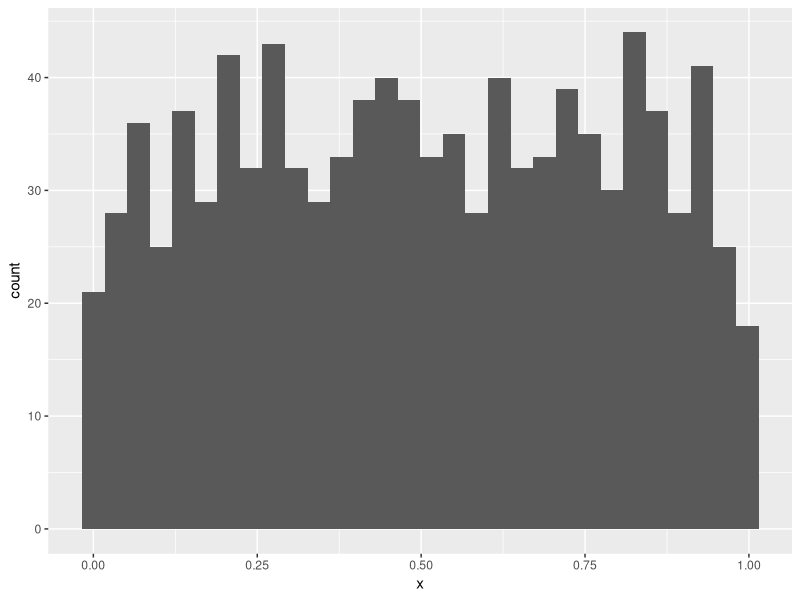
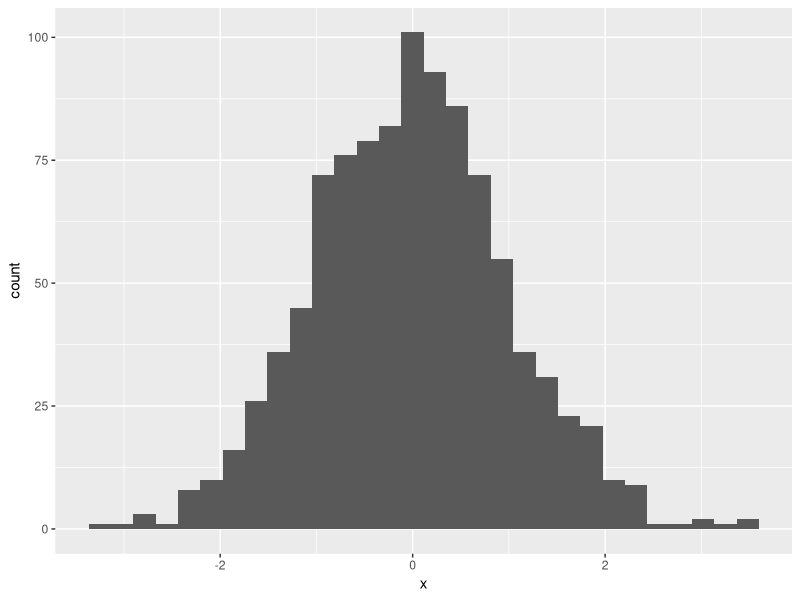
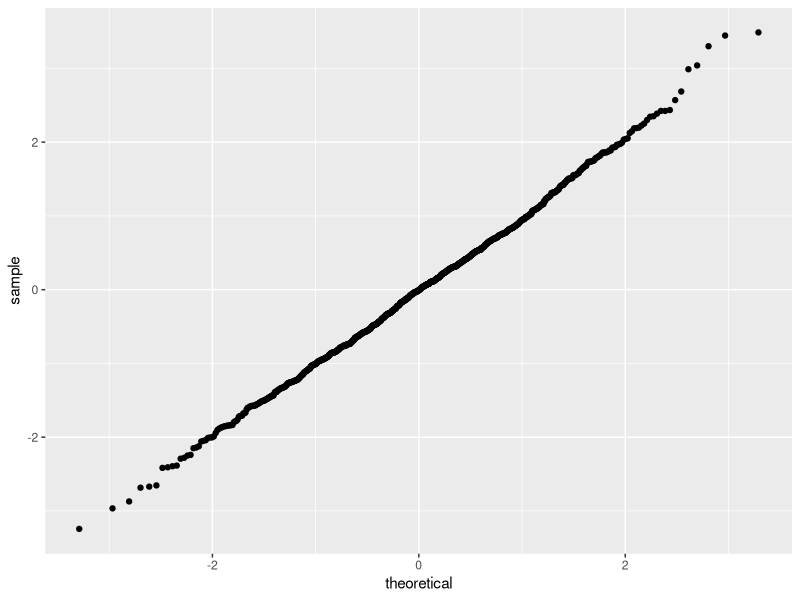
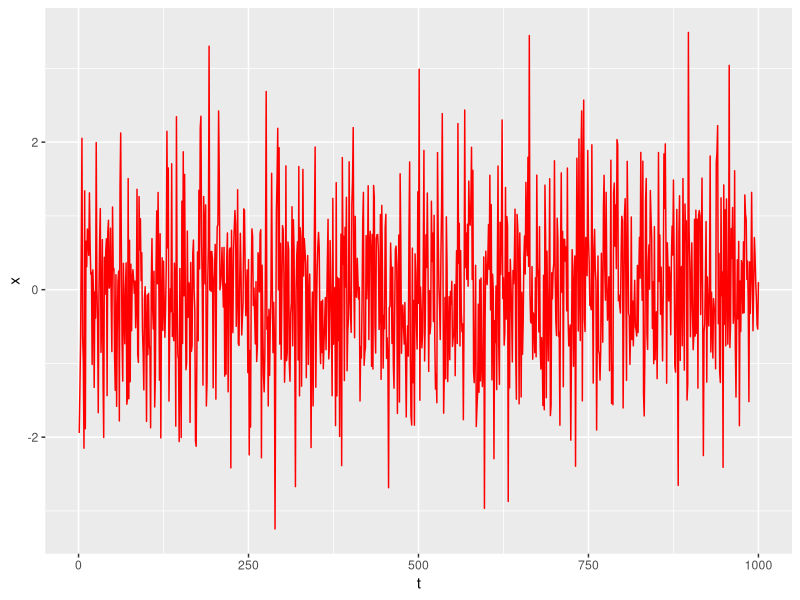
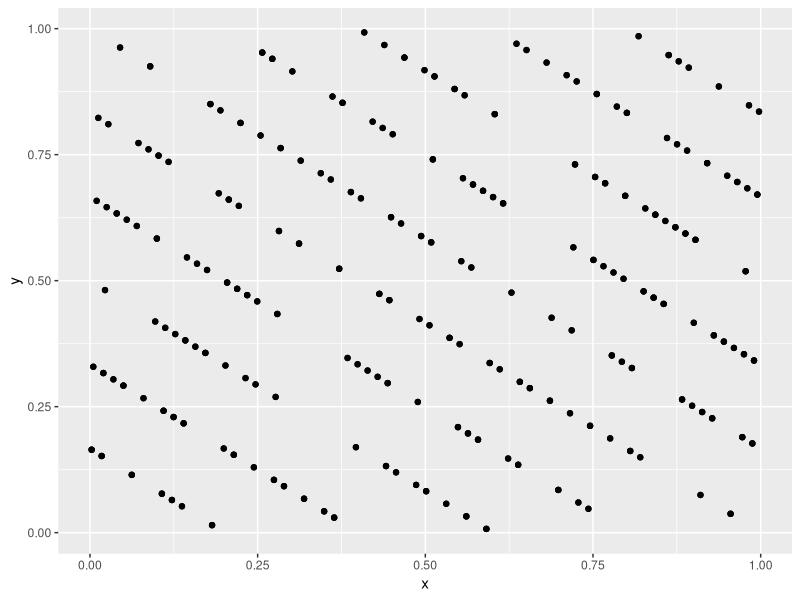

R code for these plots, in order:
## ---- chunk 1
options(crayon.enabled = FALSE) # suppress colorised warnings to be displayed correctly
gc() # garbage collection
rm(list = ls()) # clear variables
## ---- chunk 2
seed <- 42
print((75 * seed) %% (2 ^ 16 + 1))
## ---- chunk 3
runif_zx81 <- function(seed, n, min = 0, max = 1) {
  
  # Set the a and m parameters as specified.
  a <- 75
  m <- 2 ^ 16 + 1
  
  # Add warning messages in case the seed input is negative or larger than m.
  if (seed < 0 | seed > m) {
    stop("Error: seed should be positive and smaller than m")
  }
  
  # Initialise an empty vector to save the draws, and save the start of the 
  # sequence as the first draw. Hint: how do you access elements of vectors?
  output <- c(seed)
  
  # Run a for loop to construct as many elements of the sequence as specified by
  # the number of draws n.
  current_element <- seed
  while (length(output) <= n) {
    current_element <- (current_element * a) %% m
    output <- append(output, current_element)
  }
  
  # Adjust the interval of your vector to run from min to max.
  output <- output / m #normalisation
  output * (max - min) + min #rescale and reposition
  
  # Return the vector of pseudorandom numbers.
  output
}
## ---- chunk 4
library(tidyverse)
tibble(x = runif_zx81(seed = 114, n = 1000)) |>
  ggplot(aes(x = x)) +
  geom_histogram()
## ---- chunk 5
rnorm_zx81 <- \(seed, n, mean, sd) {
  #generate U1 and U2 by calling runif_zx81
  #generate R and theta
  #generate Z1 and Z2
  #merging Z1 and Z2
  #rescale and reposition
}
## ---- chunk 6
unif_seq <- c(0.5600805, 0.5767570, 0.8858708, 0.9313472, 0.7665961, 0.9763004)

#generate U1 and U2
len <- length(unif_seq)
U1 <- unif_seq[1:(len / 2)]
U2 <- unif_seq[((len / 2) + 1):len]

#generate R and theta
R <- sqrt(-2 * log(U1))
theta <- 2 * pi * U2

#generate Z1 and Z2
Z1 <- R * cos(theta)
Z2 <- R * sin(theta)

#merging Z1 and Z2
output <- append(Z1, Z2)

#rescale and reposition
output <- output / sqrt(2) + 2
## ---- chunk 7
rnorm_zx81 <- \(seed, n, mean = 0, sd = 1) {
  #generate n+1 numbers if n is odd
  if ((n %% 2) == 1) {
    len <- n + 1
  } else {
    len <- n
  }
  
  #generate U1 and U2 by calling runif_zx81
  unif_seq <- runif_zx81(seed = seed, n = len)
  U1 <- unif_seq[1:(len / 2)]
  U2 <- unif_seq[((len / 2) + 1):len]
  
  #generate R and theta
  R <- sqrt(-2 * log(U1))
  theta <- 2 * pi * U2
  
  #generate Z1 and Z2
  Z1 <- R * cos(theta)
  Z2 <- R * sin(theta)
  
  #merging Z1 and Z2
  output <- append(Z1, Z2)
  
  #rescale and reposition
  output <- output / sqrt(sd) + mean
  
  #return
  output[1:n]
}
## ---- chunk 8
#generate sample
random_draws <- rnorm_zx81(seed = 114, n = 1000)
random_draws_tibble <- tibble(x = random_draws)
## ---- chunk 9
#histogram
random_draws_tibble |>
  ggplot(aes(x = x)) +
  geom_histogram()
## ---- chunk 10
#QQ plot
random_draws_tibble |>
  ggplot(aes(sample = x)) +
  geom_qq()
## ---- chunk 11
##TS plot
random_draws_tibble_TS <- tibble(t = 1:1000, x = random_draws)
random_draws_tibble_TS |>
  ggplot(aes(x = t, y = x)) +
  geom_line(color = "red")
## ---- chunk 12
#define altered function
runif_zx81_altered <- function(seed, n, min = 0, max = 1) {
  
  # Set the a and m parameters as specified.
  a <- 66
  m <- 401
  
  # Add warning messages in case the seed input is negative or larger than m.
  if (seed < 0 | seed > m) {
    stop("Error: seed should be positive and smaller than m")
  }
  
  # Initialise an empty vector to save the draws, and save the start of the 
  # sequence as the first draw. Hint: how do you access elements of vectors?
  output <- c(seed)
  
  # Run a for loop to construct as many elements of the sequence as specified by
  # the number of draws n.
  current_element <- seed
  while (length(output) <= n) {
    current_element <- (current_element * a) %% m
    output <- append(output, current_element)
  }
  
  # Adjust the interval of your vector to run from min to max.
  output <- output / m #normalisation
  output * (max - min) + min #rescale and reposition
  
  # Return the vector of pseudorandom numbers.
  output
}

#generate 1000 samples
random_draws_q3 <- runif_zx81_altered(seed = 114, n = 1000)

#split into 2 vectors
U1 <- c()
U2 <- c()
for (i in 1:1000) {
  if ((i %% 2) == 1) {
    U1 <- append(U1, random_draws_q3[i])
  } else {
    U2 <- append(U2, random_draws_q3[i])
  }
}

#scatter plot
tibble(x = U1, y = U2) |>
  ggplot(aes(x = x, y = y)) +
  geom_point()
